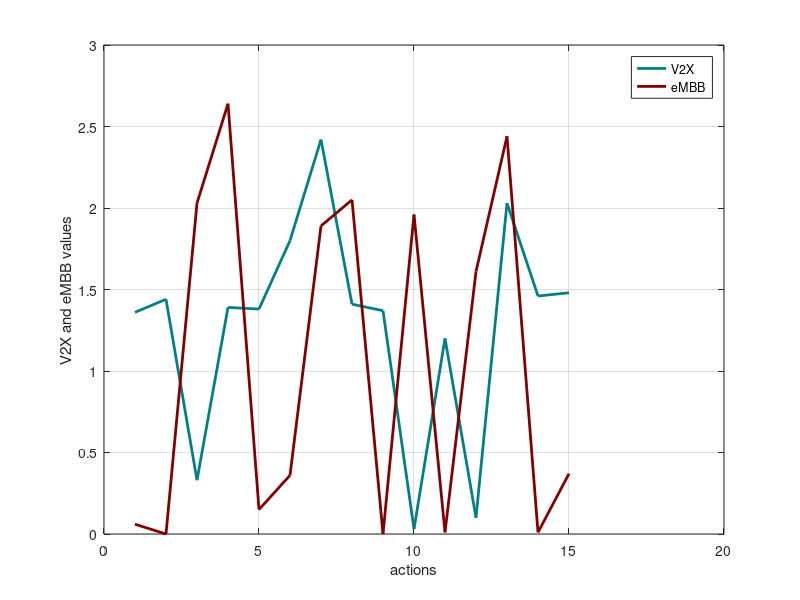

Reproduce this figure in MATLAB.
data = [
    1.36, 0.06; % V2X and eMBB for episode 1
    1.44, 0.00; % V2X and eMBB for episode 2
    0.33, 2.03; % V2X and eMBB for episode 3
    1.39, 2.64; % V2X and eMBB for episode 4
    1.38, 0.15; % V2X and eMBB for episode 5
    1.80, 0.36; % V2X and eMBB for episode 6
    2.42, 1.89; % V2X and eMBB for episode 7
    1.41, 2.05; % V2X and eMBB for episode 8
    1.37, 0.00; % V2X and eMBB for episode 9
    0.03, 1.96; % V2X and eMBB for episode 10
    1.20, 0.01; % V2X and eMBB for episode 11
    0.10, 1.61; % V2X and eMBB for episode 12
    2.03, 2.44; % V2X and eMBB for episode 13
    1.46, 0.01; % V2X and eMBB for episode 14
    1.48, 0.37  % V2X and eMBB for episode 15
];

% The q_values are the episode numbers in this case
q_values = 1:15;

% Create a new figure
figure;

% Plot the V2X values against the Q values
plot(q_values, data(:, 1), 'LineWidth', 2, 'Color', [0 0.5 0.5]);
hold on;

% Plot the eMBB values against the Q values
plot(q_values, data(:, 2), 'LineWidth', 2, 'Color', [0.5 0 0]);

% Add labels and title to the plot
xlabel('actions');
ylabel('V2X and eMBB values');
%title('Line Plot of Q values vs V2X and eMBB values');

% Add a legend
legend('V2X', 'eMBB');

% Display the grid
grid on;

hold off;